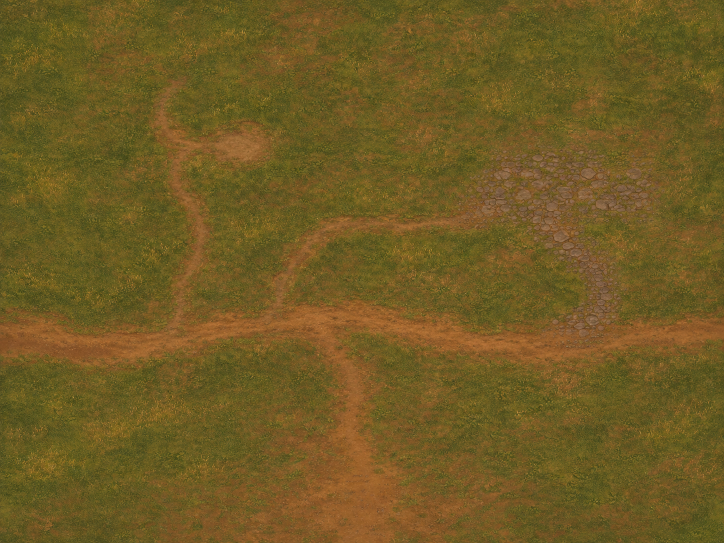
#> input picture standalone-game/assets/maps/care-grove-v2/sources/ground.png, 1448 x 1086 px (shown at 1/2 size)
$ python prepare-care-grove-v2.py
#> lines starting #> are read from the running program, lines starting #| are printed output that depends on the picture
"""Install generated Care Grove terrain/scenery; do not regenerate other maps.

Native image export only. Source images come from built-in image_gen and stay
in the map job directory. Runtime collision/contacts remain independent of art.
"""
from pathlib import Path
from PIL import Image
import datetime
import hashlib
import json

ROOT=Path(__file__).resolve().parents[1]
JOB=ROOT/'assets/maps/care-grove-v2'
PUBLIC=ROOT/'public/pawtrail-game/map-art/care-grove-v2'
PUBLIC.mkdir(parents=True,exist_ok=True)

def write(path,data):
    path.parent.mkdir(parents=True,exist_ok=True)
    path.write_text(json.dumps(data,indent=2)+'\n')

def url(name):return '/pawtrail-game/map-art/care-grove-v2/'+name+'.png'

ground=Image.open(JOB/'sources/ground.png').convert('RGBA')
if ground.size!=(1024,768):ground=ground.resize((1024,768),Image.Resampling.NEAREST)
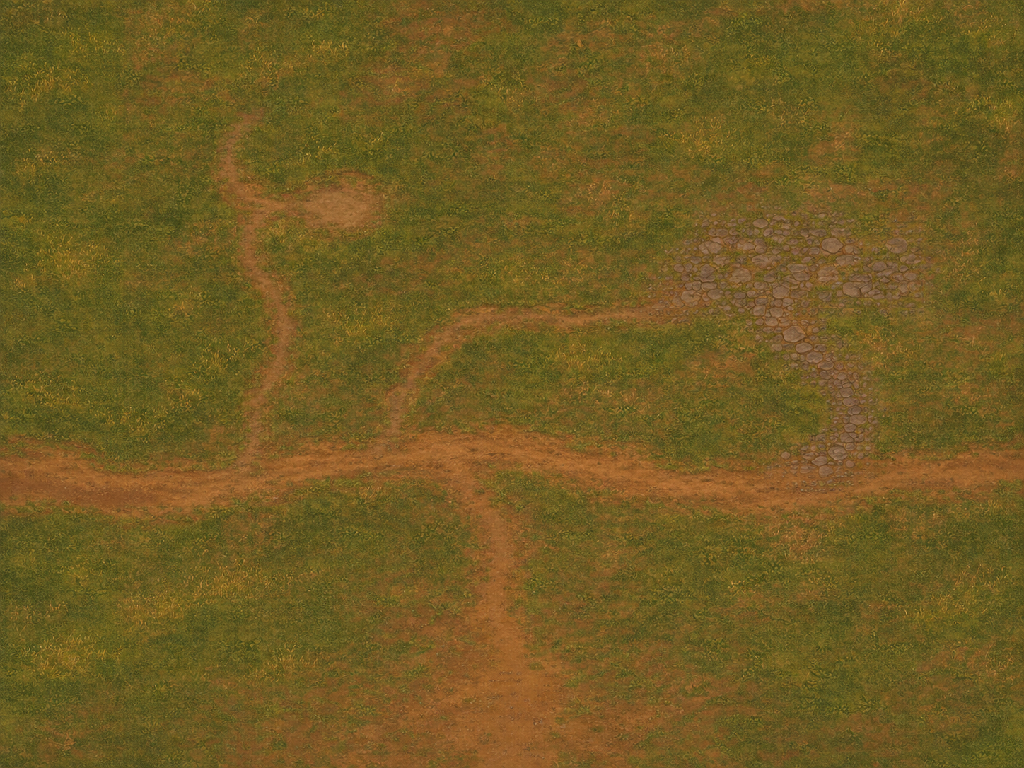
#> ground: PIL image 1024x768 RGBA; mean R, G, B, A 111.6, 91, 36, 255
ground.save(PUBLIC/'ground.png')
assets=[]
for name,box,label in [('hall',(312,240),'Weathered stone hall'),('pine',(112,180),'Woodland fir'),('cliff',(208,272),'Mossy stone cliff'),('bush',(64,44),'Dry woodland scrub'),('bareTree',(100,164),'Gnarled woodland tree')]:
#> (the run stopped early here; a loop or call above may not have finished)
